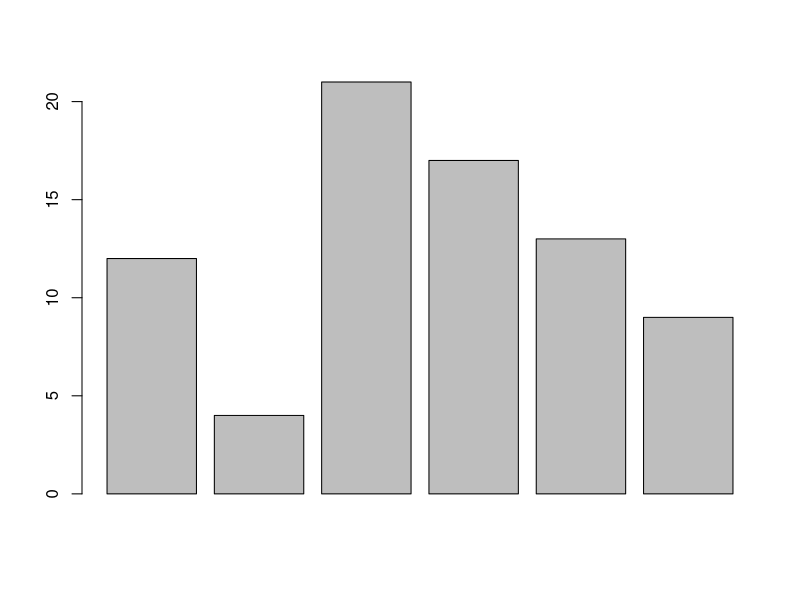
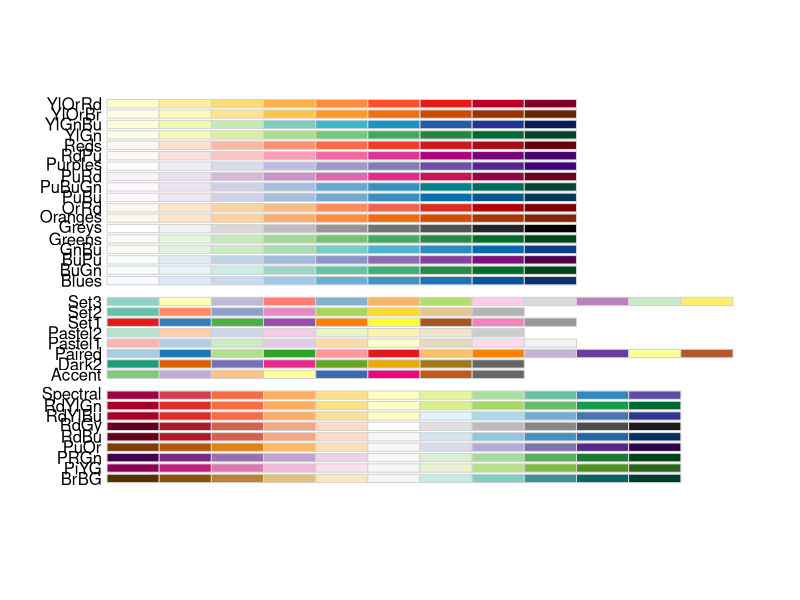
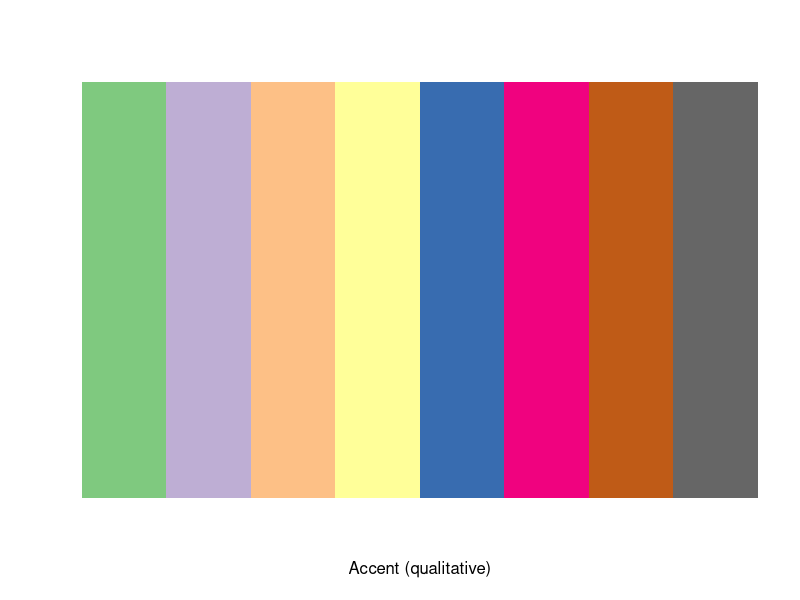
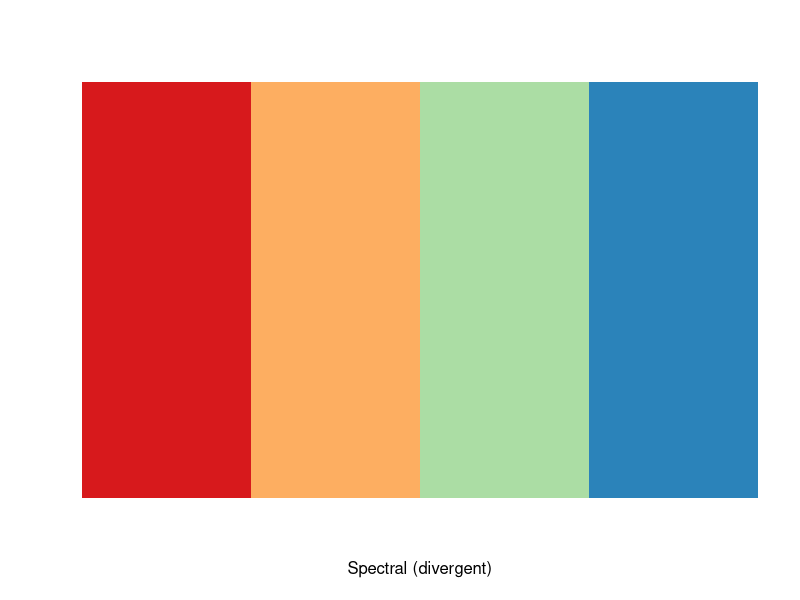
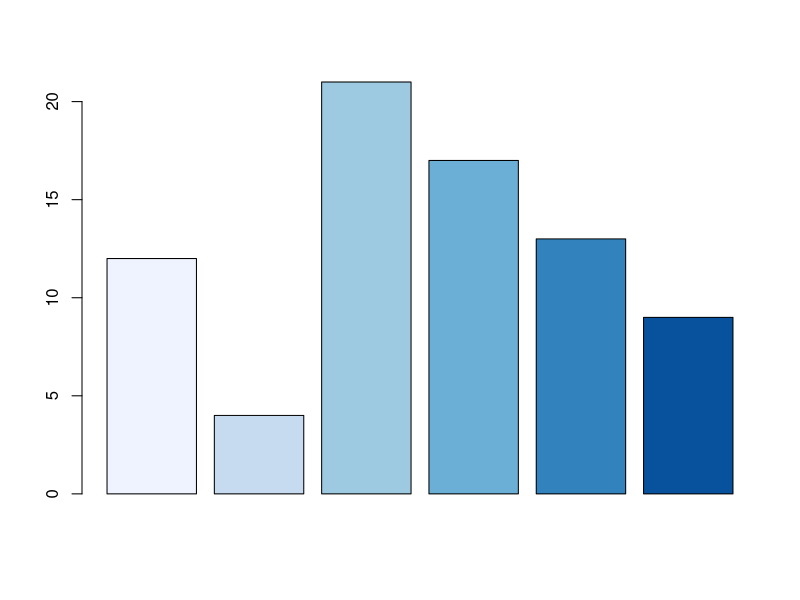
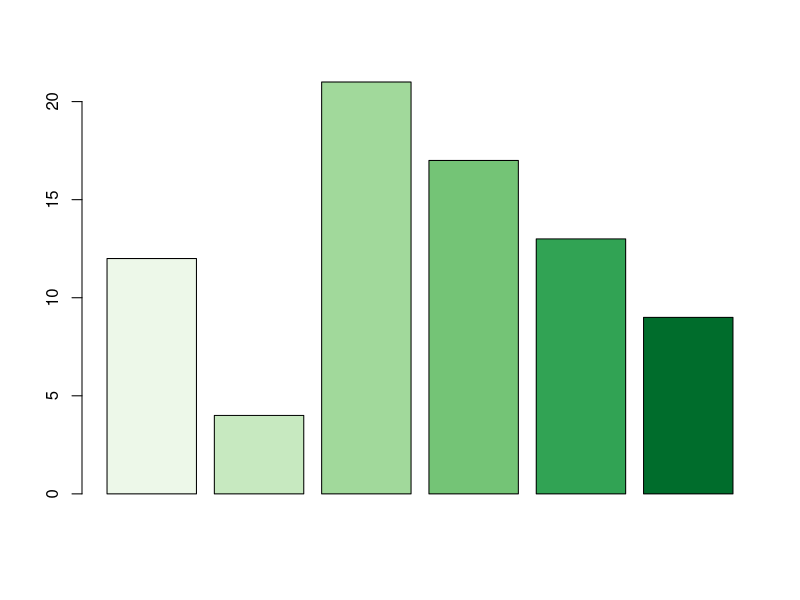
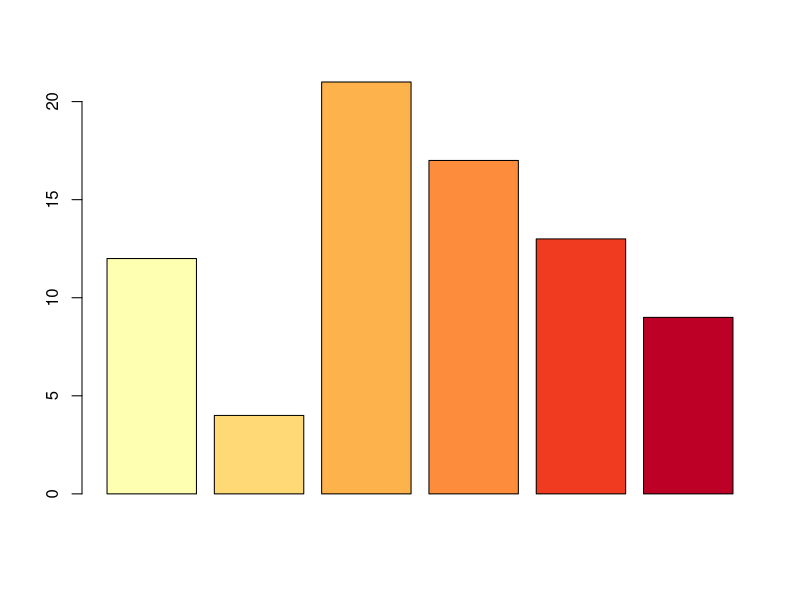
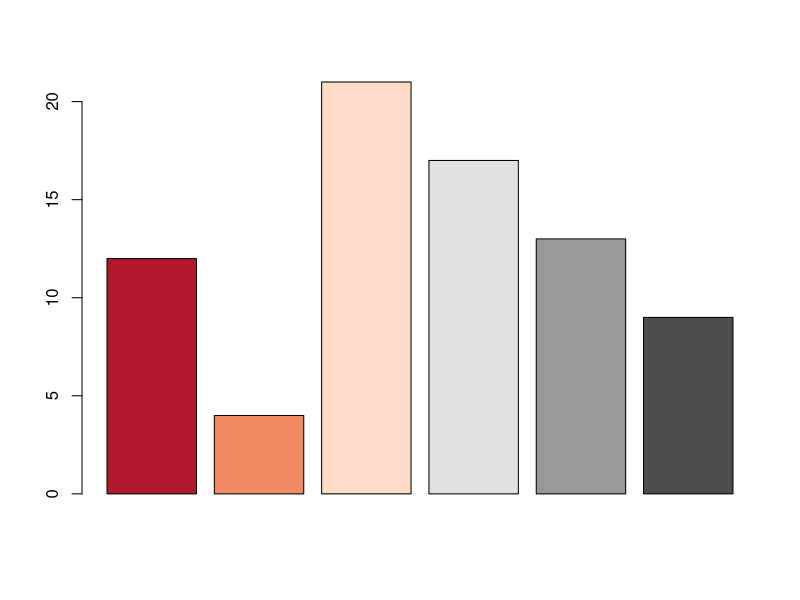

The R script that drew these images, in order:

# R Statistics Essential Training
# Ex01_10
# Exploring Color with RColorBrewer

# Barplot
x = c(12, 4, 21, 17, 13, 9)
barplot(x)

# RColorBrewer
browseURL("http://colorbrewer2.org/")  # Uses Flash
install.packages("RColorBrewer")
help(package = "RColorBrewer")
require("RColorBrewer")

# Show all of the palettes in a graphics window
display.brewer.all()

# To see palette colors in separate window, give number
# of desired colors and name of palette in quotes
display.brewer.pal(8, "Accent")
display.brewer.pal(4, "Spectral")

# Barplots
# Can save palette as vector or call in function
blues <- brewer.pal(6, "Blues")
barplot(x, col = blues)
barplot(x, col = brewer.pal(6, "Greens"))
barplot(x, col = brewer.pal(6, "YlOrRd"))
barplot(x, col = brewer.pal(6, "RdGy"))
barplot(x, col = brewer.pal(6, "BrBG"))
barplot(x, col = brewer.pal(6, "Dark2"))
barplot(x, col = brewer.pal(6, "Paired"))
barplot(x, col = brewer.pal(6, "Pastel2"))
barplot(x, col = brewer.pal(6, "Set3"))

# Clean up
palette("default")  # Return to default?detach("package:RColorBrewer", unload = TRUE)
rm(list = ls())  
